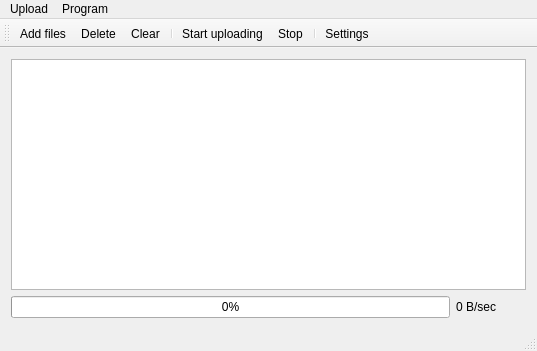
<?xml version="1.0" encoding="UTF-8"?>
<ui version="4.0">
 <class>MainWindow</class>
 <widget class="QMainWindow" name="MainWindow">
  <property name="geometry">
   <rect>
    <x>0</x>
    <y>0</y>
    <width>537</width>
    <height>351</height>
   </rect>
  </property>
  <property name="windowTitle">
   <string>UpCoder</string>
  </property>
  <property name="windowIcon">
   <iconset resource="upcoder.qrc">
    <normaloff>:/icons/upcoder.png</normaloff>:/icons/upcoder.png</iconset>
  </property>
  <widget class="QWidget" name="centralWidget">
   <layout class="QGridLayout" name="gridLayout">
    <item row="0" column="0" colspan="2">
     <widget class="QTableView" name="tableView">
      <property name="editTriggers">
       <set>QAbstractItemView::NoEditTriggers</set>
      </property>
      <property name="tabKeyNavigation">
       <bool>false</bool>
      </property>
      <property name="showDropIndicator" stdset="0">
       <bool>false</bool>
      </property>
      <property name="selectionBehavior">
       <enum>QAbstractItemView::SelectRows</enum>
      </property>
      <attribute name="verticalHeaderVisible">
       <bool>false</bool>
      </attribute>
      <attribute name="verticalHeaderDefaultSectionSize">
       <number>20</number>
      </attribute>
     </widget>
    </item>
    <item row="1" column="0">
     <widget class="QProgressBar" name="progressBar">
      <property name="value">
       <number>0</number>
      </property>
     </widget>
    </item>
    <item row="1" column="1">
     <widget class="QLabel" name="labelSpeed">
      <property name="sizePolicy">
       <sizepolicy hsizetype="Preferred" vsizetype="Preferred">
        <horstretch>0</horstretch>
        <verstretch>0</verstretch>
       </sizepolicy>
      </property>
      <property name="minimumSize">
       <size>
        <width>70</width>
        <height>0</height>
       </size>
      </property>
      <property name="text">
       <string>0 B/sec</string>
      </property>
     </widget>
    </item>
   </layout>
  </widget>
  <widget class="QToolBar" name="mainToolBar">
   <property name="windowTitle">
    <string>ToolBar</string>
   </property>
   <property name="iconSize">
    <size>
     <width>32</width>
     <height>32</height>
    </size>
   </property>
   <attribute name="toolBarArea">
    <enum>TopToolBarArea</enum>
   </attribute>
   <attribute name="toolBarBreak">
    <bool>false</bool>
   </attribute>
   <addaction name="actionAdd"/>
   <addaction name="actionDelete"/>
   <addaction name="actionClear"/>
   <addaction name="separator"/>
   <addaction name="actionStart"/>
   <addaction name="actionStop"/>
   <addaction name="separator"/>
   <addaction name="actionSettings"/>
  </widget>
  <widget class="QStatusBar" name="statusBar"/>
  <widget class="QMenuBar" name="menuBar">
   <property name="geometry">
    <rect>
     <x>0</x>
     <y>0</y>
     <width>537</width>
     <height>22</height>
    </rect>
   </property>
   <widget class="QMenu" name="menuUpload">
    <property name="title">
     <string>Upload</string>
    </property>
    <addaction name="actionAdd"/>
    <addaction name="actionDelete"/>
    <addaction name="actionClear"/>
    <addaction name="separator"/>
    <addaction name="actionStart"/>
    <addaction name="actionStop"/>
    <addaction name="separator"/>
    <addaction name="actionShow_links_to_files"/>
   </widget>
   <widget class="QMenu" name="menuHelp">
    <property name="title">
     <string>Program</string>
    </property>
    <addaction name="actionSettings"/>
    <addaction name="actionExit"/>
    <addaction name="actionAbout"/>
    <addaction name="actionAbout_Qt"/>
   </widget>
   <addaction name="menuUpload"/>
   <addaction name="menuHelp"/>
  </widget>
  <action name="actionAdd">
   <property name="icon">
    <iconset resource="upcoder.qrc">
     <normaloff>:/icons/add.png</normaloff>:/icons/add.png</iconset>
   </property>
   <property name="text">
    <string>Add files</string>
   </property>
  </action>
  <action name="actionDelete">
   <property name="icon">
    <iconset resource="upcoder.qrc">
     <normaloff>:/icons/remove.png</normaloff>:/icons/remove.png</iconset>
   </property>
   <property name="text">
    <string>Delete</string>
   </property>
  </action>
  <action name="actionStart">
   <property name="icon">
    <iconset resource="upcoder.qrc">
     <normaloff>:/icons/start.png</normaloff>:/icons/start.png</iconset>
   </property>
   <property name="text">
    <string>Start uploading</string>
   </property>
  </action>
  <action name="actionStop">
   <property name="icon">
    <iconset resource="upcoder.qrc">
     <normaloff>:/icons/stop.png</normaloff>:/icons/stop.png</iconset>
   </property>
   <property name="text">
    <string>Stop</string>
   </property>
  </action>
  <action name="actionSettings">
   <property name="icon">
    <iconset resource="upcoder.qrc">
     <normaloff>:/icons/settings.png</normaloff>:/icons/settings.png</iconset>
   </property>
   <property name="text">
    <string>Settings</string>
   </property>
  </action>
  <action name="actionClear">
   <property name="icon">
    <iconset resource="upcoder.qrc">
     <normaloff>:/icons/clear.png</normaloff>:/icons/clear.png</iconset>
   </property>
   <property name="text">
    <string>Clear</string>
   </property>
  </action>
  <action name="actionExit">
   <property name="icon">
    <iconset resource="upcoder.qrc">
     <normaloff>:/icons/exit.png</normaloff>:/icons/exit.png</iconset>
   </property>
   <property name="text">
    <string>Exit</string>
   </property>
  </action>
  <action name="actionAbout">
   <property name="icon">
    <iconset resource="upcoder.qrc">
     <normaloff>:/icons/about.png</normaloff>:/icons/about.png</iconset>
   </property>
   <property name="text">
    <string>About</string>
   </property>
  </action>
  <action name="actionAbout_Qt">
   <property name="icon">
    <iconset resource="upcoder.qrc">
     <normaloff>:/icons/qt.png</normaloff>:/icons/qt.png</iconset>
   </property>
   <property name="text">
    <string>About Qt</string>
   </property>
  </action>
  <action name="actionShow_links_to_files">
   <property name="icon">
    <iconset resource="upcoder.qrc">
     <normaloff>:/icons/internet.png</normaloff>:/icons/internet.png</iconset>
   </property>
   <property name="text">
    <string>Show links to files</string>
   </property>
  </action>
 </widget>
 <layoutdefault spacing="6" margin="11"/>
 <resources>
  <include location="upcoder.qrc"/>
 </resources>
 <connections/>
</ui>
